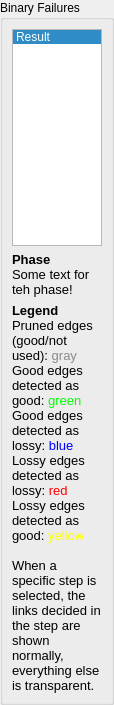
                   <widget class="QWidget" name="scrollAreaWidgetContents_2">
                    <property name="geometry">
                     <rect>
                      <x>0</x>
                      <y>0</y>
                      <width>114</width>
                      <height>705</height>
                     </rect>
                    </property>
                    <layout class="QVBoxLayout" name="verticalLayout_41">
                     <property name="leftMargin">
                      <number>0</number>
                     </property>
                     <property name="topMargin">
                      <number>0</number>
                     </property>
                     <property name="rightMargin">
                      <number>0</number>
                     </property>
                     <property name="bottomMargin">
                      <number>0</number>
                     </property>
                     <item>
                      <widget class="QGroupBox" name="groupBoxPhasing">
                       <property name="sizePolicy">
                        <sizepolicy hsizetype="Preferred" vsizetype="Preferred">
                         <horstretch>0</horstretch>
                         <verstretch>0</verstretch>
                        </sizepolicy>
                       </property>
                       <property name="title">
                        <string>Binary Failures</string>
                       </property>
                       <layout class="QVBoxLayout" name="verticalLayout_42">
                        <item>
                         <widget class="QListWidget" name="listPhases">
                          <property name="editTriggers">
                           <set>QAbstractItemView::NoEditTriggers</set>
                          </property>
                          <property name="alternatingRowColors">
                           <bool>true</bool>
                          </property>
                          <property name="currentRow">
                           <number>0</number>
                          </property>
                          <item>
                           <property name="text">
                            <string>Result</string>
                           </property>
                          </item>
                         </widget>
                        </item>
                        <item>
                         <widget class="QLabel" name="labelPhase">
                          <property name="text">
                           <string>&lt;!DOCTYPE HTML PUBLIC &quot;-//W3C//DTD HTML 4.0//EN&quot; &quot;http://www.w3.org/TR/REC-html40/strict.dtd&quot;&gt;
&lt;html&gt;&lt;head&gt;&lt;meta name=&quot;qrichtext&quot; content=&quot;1&quot; /&gt;&lt;style type=&quot;text/css&quot;&gt;
p, li { white-space: pre-wrap; }
&lt;/style&gt;&lt;/head&gt;&lt;body style=&quot; font-family:'Liberation Sans'; font-size:10pt; font-weight:400; font-style:normal;&quot;&gt;
&lt;p style=&quot; margin-top:0px; margin-bottom:0px; margin-left:0px; margin-right:0px; -qt-block-indent:0; text-indent:0px;&quot;&gt;&lt;span style=&quot; font-weight:600;&quot;&gt;Phase&lt;/span&gt;&lt;/p&gt;
&lt;p style=&quot; margin-top:0px; margin-bottom:0px; margin-left:0px; margin-right:0px; -qt-block-indent:0; text-indent:0px;&quot;&gt;Some text for teh phase!&lt;/p&gt;&lt;/body&gt;&lt;/html&gt;</string>
                          </property>
                          <property name="wordWrap">
                           <bool>true</bool>
                          </property>
                         </widget>
                        </item>
                        <item>
                         <widget class="QLabel" name="labelPhaseGroup">
                          <property name="text">
                           <string>&lt;!DOCTYPE HTML PUBLIC &quot;-//W3C//DTD HTML 4.0//EN&quot; &quot;http://www.w3.org/TR/REC-html40/strict.dtd&quot;&gt;
&lt;html&gt;&lt;head&gt;&lt;meta name=&quot;qrichtext&quot; content=&quot;1&quot; /&gt;&lt;style type=&quot;text/css&quot;&gt;
p, li { white-space: pre-wrap; }
&lt;/style&gt;&lt;/head&gt;&lt;body style=&quot; font-family:'Liberation Sans'; font-size:10pt; font-weight:400; font-style:normal;&quot;&gt;
&lt;p style=&quot; margin-top:0px; margin-bottom:0px; margin-left:0px; margin-right:0px; -qt-block-indent:0; text-indent:0px;&quot;&gt;&lt;span style=&quot; font-weight:600;&quot;&gt;Legend&lt;/span&gt;&lt;/p&gt;
&lt;p style=&quot; margin-top:0px; margin-bottom:0px; margin-left:0px; margin-right:0px; -qt-block-indent:0; text-indent:0px;&quot;&gt;Pruned edges (good/not used): &lt;span style=&quot; color:#8a8a8a;&quot;&gt;gray&lt;/span&gt;&lt;/p&gt;
&lt;p style=&quot; margin-top:0px; margin-bottom:0px; margin-left:0px; margin-right:0px; -qt-block-indent:0; text-indent:0px;&quot;&gt;Good edges detected as good: &lt;span style=&quot; color:#00ff00;&quot;&gt;green&lt;/span&gt;&lt;/p&gt;
&lt;p style=&quot; margin-top:0px; margin-bottom:0px; margin-left:0px; margin-right:0px; -qt-block-indent:0; text-indent:0px;&quot;&gt;Good edges detected as lossy: &lt;span style=&quot; color:#0000ff;&quot;&gt;blue&lt;/span&gt;&lt;/p&gt;
&lt;p style=&quot; margin-top:0px; margin-bottom:0px; margin-left:0px; margin-right:0px; -qt-block-indent:0; text-indent:0px;&quot;&gt;Lossy edges detected as lossy: &lt;span style=&quot; color:#ff0000;&quot;&gt;red&lt;/span&gt;&lt;/p&gt;
&lt;p style=&quot; margin-top:0px; margin-bottom:0px; margin-left:0px; margin-right:0px; -qt-block-indent:0; text-indent:0px;&quot;&gt;Lossy edges detected as good: &lt;span style=&quot; color:#ffff00;&quot;&gt;yellow&lt;/span&gt;&lt;/p&gt;
&lt;p style=&quot;-qt-paragraph-type:empty; margin-top:0px; margin-bottom:0px; margin-left:0px; margin-right:0px; -qt-block-indent:0; text-indent:0px; color:#ffff00;&quot;&gt;&lt;/p&gt;
&lt;p style=&quot; margin-top:0px; margin-bottom:0px; margin-left:0px; margin-right:0px; -qt-block-indent:0; text-indent:0px;&quot;&gt;When a specific step is selected, the links decided in the step are shown normally, everything else is transparent.&lt;/p&gt;&lt;/body&gt;&lt;/html&gt;</string>
                          </property>
                          <property name="wordWrap">
                           <bool>true</bool>
                          </property>
                         </widget>
                        </item>
                       </layout>
                      </widget>
                     </item>
                    </layout>
                   </widget>
